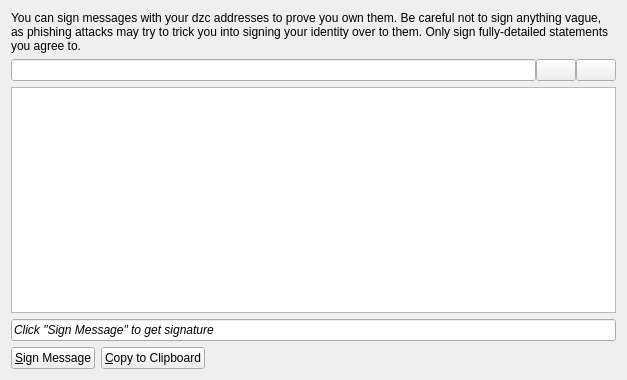
<?xml version="1.0" encoding="UTF-8"?>
<ui version="4.0">
 <class>MessagePage</class>
 <widget class="QWidget" name="MessagePage">
  <property name="geometry">
   <rect>
    <x>0</x>
    <y>0</y>
    <width>627</width>
    <height>380</height>
   </rect>
  </property>
  <property name="windowTitle">
   <string>Message</string>
  </property>
  <layout class="QVBoxLayout" name="verticalLayout">
   <item>
    <widget class="QLabel" name="labelExplanation">
     <property name="text">
      <string>You can sign messages with your dzc addresses to prove you own them. Be careful not to sign anything vague, as phishing attacks may try to trick you into signing your identity over to them. Only sign fully-detailed statements you agree to.</string>
     </property>
     <property name="textFormat">
      <enum>Qt::AutoText</enum>
     </property>
     <property name="wordWrap">
      <bool>true</bool>
     </property>
    </widget>
   </item>
   <item>
    <layout class="QHBoxLayout" name="horizontalLayout_3">
     <property name="spacing">
      <number>0</number>
     </property>
     <item>
      <widget class="QValidatedLineEdit" name="signFrom">
       <property name="toolTip">
        <string>The address to sign the message with  (e.g. 1NS17iag9jJgTHD1VXjvLCEnZuQ3rJDE9L)</string>
       </property>
       <property name="maxLength">
        <number>34</number>
       </property>
      </widget>
     </item>
     <item>
      <widget class="QPushButton" name="addressBookButton">
       <property name="toolTip">
        <string>Choose adress from address book</string>
       </property>
       <property name="text">
        <string/>
       </property>
       <property name="icon">
        <iconset resource="../bitcoin.qrc">
         <normaloff>:/icons/address-book</normaloff>:/icons/address-book</iconset>
       </property>
       <property name="shortcut">
        <string>Alt+A</string>
       </property>
       <property name="autoDefault">
        <bool>false</bool>
       </property>
       <property name="flat">
        <bool>false</bool>
       </property>
      </widget>
     </item>
     <item>
      <widget class="QPushButton" name="pasteButton">
       <property name="toolTip">
        <string>Paste address from clipboard</string>
       </property>
       <property name="text">
        <string/>
       </property>
       <property name="icon">
        <iconset resource="../bitcoin.qrc">
         <normaloff>:/icons/editpaste</normaloff>:/icons/editpaste</iconset>
       </property>
       <property name="shortcut">
        <string>Alt+P</string>
       </property>
       <property name="autoDefault">
        <bool>false</bool>
       </property>
      </widget>
     </item>
    </layout>
   </item>
   <item>
    <widget class="QPlainTextEdit" name="message">
     <property name="toolTip">
      <string>Enter the message you want to sign here</string>
     </property>
    </widget>
   </item>
   <item>
    <widget class="QLineEdit" name="signature">
     <property name="font">
      <font>
       <italic>true</italic>
      </font>
     </property>
     <property name="text">
      <string>Click &quot;Sign Message&quot; to get signature</string>
     </property>
     <property name="readOnly">
      <bool>true</bool>
     </property>
    </widget>
   </item>
   <item>
    <layout class="QHBoxLayout" name="horizontalLayout">
     <item>
      <widget class="QPushButton" name="signMessage">
       <property name="toolTip">
        <string>Sign a message to prove you own this dzc address</string>
       </property>
       <property name="text">
        <string>&amp;Sign Message</string>
       </property>
       <property name="icon">
        <iconset resource="../bitcoin.qrc">
         <normaloff>:/icons/edit</normaloff>:/icons/edit</iconset>
       </property>
      </widget>
     </item>
     <item>
      <widget class="QPushButton" name="copyToClipboard">
       <property name="toolTip">
        <string>Copy the current signature to the system clipboard</string>
       </property>
       <property name="text">
        <string>&amp;Copy to Clipboard</string>
       </property>
       <property name="icon">
        <iconset resource="../bitcoin.qrc">
         <normaloff>:/icons/editcopy</normaloff>:/icons/editcopy</iconset>
       </property>
      </widget>
     </item>
     <item>
      <spacer name="horizontalSpacer">
       <property name="orientation">
        <enum>Qt::Horizontal</enum>
       </property>
       <property name="sizeHint" stdset="0">
        <size>
         <width>40</width>
         <height>20</height>
        </size>
       </property>
      </spacer>
     </item>
    </layout>
   </item>
  </layout>
 </widget>
 <customwidgets>
  <customwidget>
   <class>QValidatedLineEdit</class>
   <extends>QLineEdit</extends>
   <header>qvalidatedlineedit.h</header>
  </customwidget>
 </customwidgets>
 <resources>
  <include location="../bitcoin.qrc"/>
 </resources>
 <connections/>
</ui>
